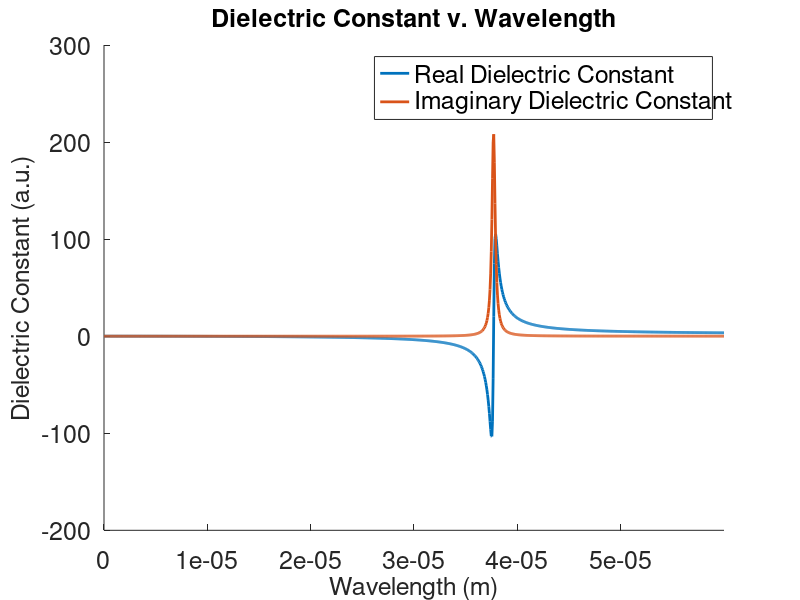
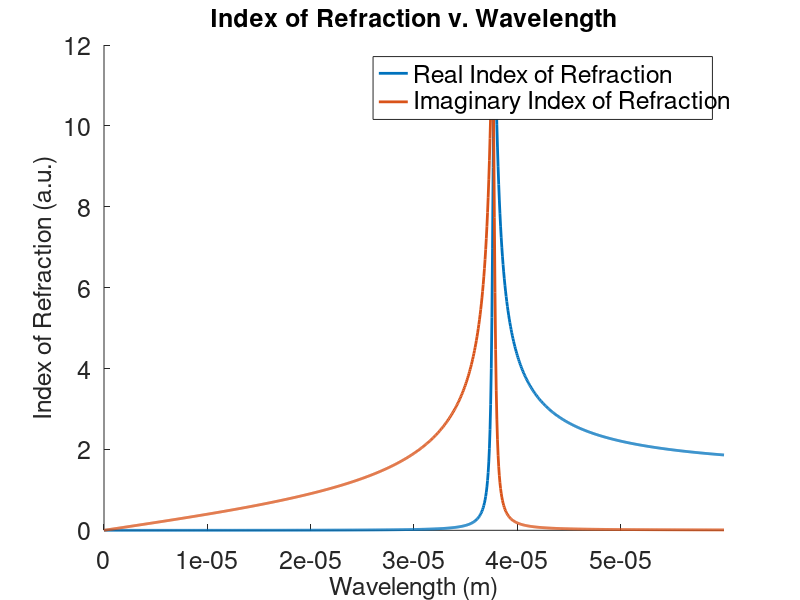
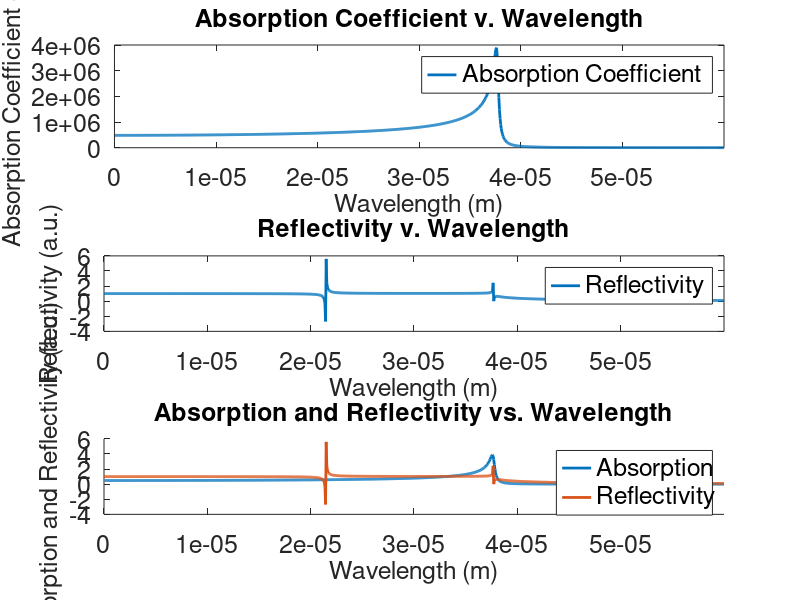

The MATLAB source for these figures, in order: (Note: this script raises an error after producing the figures.)
% Lorentz Oscillator model for GaAs
% Written by: Gregory R. Savich, PhD
% Date written/edited: 3/22/2017
% Originally conceived for: OPT211 Midterm 2017.  
% Repurposed for OPT212 Lab 6: 11/27//2018



% Constants
eo=8.85419e-12; %Permittivity of free-space
cc=5e13; % Scaling constant
wto=1*cc; % TO phonon frequency
omega=1.449*cc; % constant
gamma=0.01*cc; % constant
einf=10.9*eo; % dielectric constant at infinity
c=3e8; % speed of light in m/s

lambda=linspace(0,60e-6,1000); % wavelength (in meters, but would be more ideal in microns)--independent variable
nu=c./lambda; % regular frequency
w=2*pi*nu; % angular frequency

% Dielectric Constant according to model
eps = einf + omega.^2./(wto.^2-w.^2-1i.*gamma.*w); % complete dielectric constant

eps1 = real(eps);   %REAL Component of eps
eps2 = imag(eps);     %IMAGINARY Component of eps

n1 = sqrt(.5.*(eps1+(eps1.^2+eps2.^2).^.5));    %Real Part of the refractive index

n2 = sqrt(.5.*(eps1-(eps1.^2+eps2.^2).^.5));    %Imaginary Part of the refractive index

alpha = (4.*pi.*n2)./lambda;    %Absorption Coefficient

R = ((n1-1).^2 + n2.^2)./((n1+1).^2 + n2.^2);   %Reflectivity

%% Plotting Section
figure(1)
hold on
plot(lambda,eps1,'linewidth',2);
plot(lambda, eps2,'linewidth',2);
hold off
title('Dielectric Constant v. Wavelength');
xlabel('Wavelength (m)');
ylabel('Dielectric Constant (a.u.)');
legend('Real Dielectric Constant','Imaginary Dielectric Constant','location','best');
set(findall(gcf,'-property','FontSize'),'FontSize',18); %Changes font size
set(gcf, 'position', [100, 100, 800, 500]); %Change size of window
xlim([0 60e-6]);

figure(2)
hold on
plot(lambda,real(n1),'linewidth',2);
plot(lambda, imag(n2),'linewidth',2);
hold off
title('Index of Refraction v. Wavelength');
xlabel('Wavelength (m)');
ylabel('Index of Refraction (a.u.)');
legend('Real Index of Refraction','Imaginary Index of Refraction','location','best');
set(findall(gcf,'-property','FontSize'),'FontSize',18); %Changes font size
set(gcf, 'position', [100, 100, 800, 500]); %Change size of window
xlim([0 60e-6]);

figure(3)
subplot(3,1,1)
    plot(lambda,imag(alpha),'linewidth',2);
    title('Absorption Coefficient v. Wavelength');
    xlabel('Wavelength (m)');
    ylabel('Absorption Coefficient (a.u.)');
    legend('Absorption Coefficient','location','best');
    set(findall(gcf,'-property','FontSize'),'FontSize',18); %Changes font size
    set(gcf, 'position', [100, 100, 800, 500]); %Change size of window
    xlim([0 60e-6]);

subplot(3,1,2)
    plot(lambda,R,'linewidth',2);
    title('Reflectivity v. Wavelength');
    xlabel('Wavelength (m)');
    ylabel('Reflectivity (a.u.)');
    legend('Reflectivity','location','best');
    set(findall(gcf,'-property','FontSize'),'FontSize',18); %Changes font size
    set(gcf, 'position', [100, 100, 800, 500]); %Change size of window
    xlim([0 60e-6]);
    
subplot(3,1,3)
    hold on
    plot(lambda,imag(alpha/1000000),'linewidth',2);
    plot(lambda,R,'linewidth',2);
    hold off
    title('Absorption and Reflectivity vs. Wavelength');
    xlabel('Wavelength (m)');
    ylabel('Absorption and Reflectivity (a.u.)');
    legend('Absorption','Reflectivity','location','best');
    set(findall(gcf,'-property','FontSize'),'FontSize',18); %Changes font size
    set(gcf, 'position', [100, 100, 800, 900]); %Change size of window
    xlim([0 60e-6]);
    
%% Output 
a=length(findobj('type','figure'));
for i=1:a
    figure(i)
    export_fig(sprintf('GaAs-%d.jpg',i), '-m3');
end